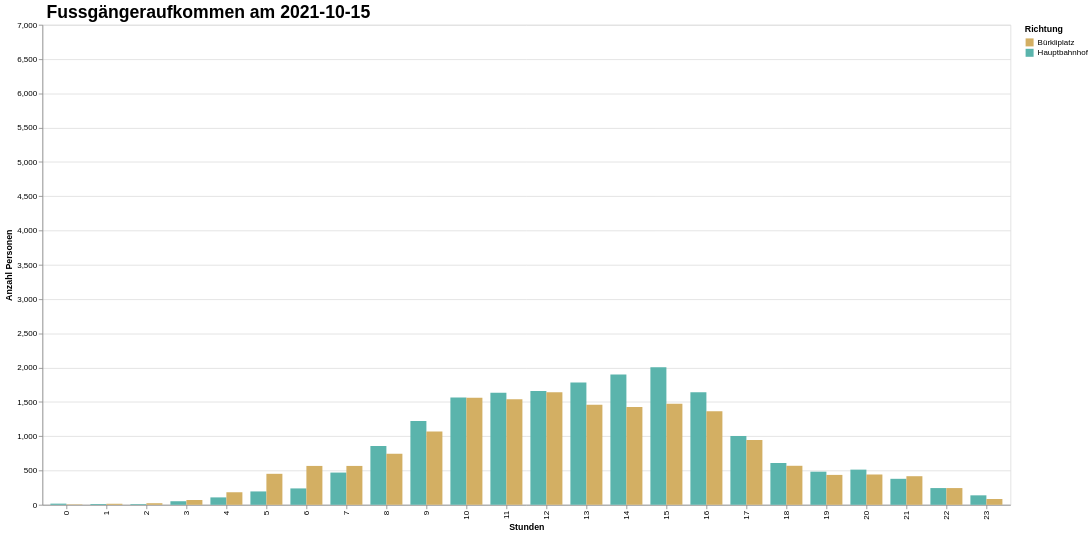

Notebook source saved alongside this figure:
### Code cell
import altair as alt
import pandas as pd
import numpy as np

# Datensatz laden
source_file = "Teildatensatz.json"
data_source = pd.DataFrame(pd.read_json(source_file))

# Attribute auswählen
data_attribute = data_source[[
    "timestamp", "location_id", "location_name",
    "ltr_label", "rtl_label",
    "weather_condition", "temperature",
    "pedestrians_count",
    "adult_ltr_pedestrians_count", "adult_rtl_pedestrians_count",
    "child_ltr_pedestrians_count", "child_rtl_pedestrians_count",
    "year", "month", "day"
]]

# Stunde und Datum erzeugen
data_attribute["Stunde"] = data_attribute["timestamp"].dt.hour
data_attribute["Datum"] = data_attribute["timestamp"].dt.strftime("%Y%m%d")

# nur Erwachsene verwenden
data_attribute["ltr_ped_count"] = data_attribute["adult_ltr_pedestrians_count"]
data_attribute["rtl_ped_count"] = data_attribute["adult_rtl_pedestrians_count"]

# Standort filtern
loc_id = 329
data_filtered = data_attribute[data_attribute["location_id"] == loc_id]

# Wide -> Long
data_richtung = data_filtered.melt(
    id_vars=["Stunde", "Datum", "location_name", "location_id", "ltr_label", "rtl_label"],
    value_vars=["ltr_ped_count", "rtl_ped_count"],
    var_name="Richtung",
    value_name="Anzahl"
)

# Richtung_Label aus ltr_label / rtl_label ableiten
data_richtung["Richtung_Label"] = np.where(
    data_richtung["Richtung"] == "ltr_ped_count",
    data_richtung["ltr_label"],
    data_richtung["rtl_label"]
)

# Datum indizieren für den Slider
source = data_richtung.copy()
unique_dates = sorted(source["Datum"].unique().tolist())
date_index_map = {d: i for i, d in enumerate(unique_dates)}
source["date_idx"] = source["Datum"].map(date_index_map)

# Slider als param
slider = alt.binding_range(
    min=0,
    max=len(unique_dates) - 1,
    step=1,
    name="Datum: "
)

idx_param = alt.param(name="date_idx", value=0, bind=slider)

# Chart definieren
bars = alt.Chart(source).mark_bar().encode(
    x=alt.X("Stunde:O", title="Stunden"),
    xOffset="Richtung:N",
    y=alt.Y("Anzahl:Q", title="Anzahl Personen",
            scale=alt.Scale(domain=[0, 7000])),
    color=alt.Color(
        "Richtung_Label:N",
        title="Richtung",
        scale=alt.Scale(range=["#D3AF63", "#5AB4AC"])
    ),
    tooltip=[
        "Datum:O",
        "Stunde:O",
        "Richtung_Label:N",
        "Anzahl:Q"
    ]
).add_params(
    idx_param
).transform_filter(
    "datum.date_idx == date_idx"   # param-Filter
)

source["Datum"] = data_attribute["timestamp"].dt.strftime("%Y-%m-%d")

title_text = (
    alt.Chart(source)
    .transform_filter("datum.date_idx == date_idx")
    .transform_aggregate(Datum="min(Datum)")
    .transform_calculate(Titel="'Fussgängeraufkommen am ' + toString(datum.Datum)")
    .mark_text(
        align="left",
        baseline="top",
        fontSize=22,
        fontWeight="bold",
        dx=5,
        dy=-30   # <- positiv, damit nix abgeschnitten wird
    )
    .encode(
        x=alt.value(0),
        y=alt.value(0),
        text="Titel:N"
    )
)

chart = (bars + title_text).add_params(
    idx_param
).properties(
    width="container",
    height=600
)

chart

### Figure 1 — Vega-Lite specification as saved in the notebook (floating-point values rounded to 4 significant figures; data arrays with more than 128 entries replaced by an {"elided": "..."} marker saying what was removed)
{"config": {"view": {"continuousWidth": 300, "continuousHeight": 300}}, "layer": [{"mark": {"type": "bar"}, "encoding": {"color": {"field": "Richtung_Label", "scale": {"range": ["#D3AF63", "#5AB4AC"]}, "title": "Richtung", "type": "nominal"}, "tooltip": [{"field": "Datum", "type": "ordinal"}, {"field": "Stunde", "type": "ordinal"}, {"field": "Richtung_Label", "type": "nominal"}, {"field": "Anzahl", "type": "quantitative"}], "x": {"field": "Stunde", "title": "Stunden", "type": "ordinal"}, "xOffset": {"field": "Richtung", "type": "nominal"}, "y": {"field": "Anzahl", "scale": {"domain": [0, 7000]}, "title": "Anzahl Personen", "type": "quantitative"}}, "transform": [{"filter": "datum.date_idx == date_idx"}]}, {"mark": {"type": "text", "align": "left", "baseline": "top", "dx": 5, "dy": -25, "fontSize": 22, "fontWeight": "bold"}, "encoding": {"text": {"field": "Titel", "type": "nominal"}, "x": {"value": 0}, "y": {"value": 0}}, "transform": [{"filter": "datum.date_idx == date_idx"}, {"aggregate": [{"op": "min", "field": "Datum", "as": "Datum"}]}, {"calculate": "'Fussgängeraufkommen am ' + toString(datum.Datum)", "as": "Titel"}]}], "data": {"name": "data-0e2e6d87949308f041828f42f3bc695d"}, "height": 600, "params": [{"name": "date_idx", "bind": {"input": "range", "max": 15, "min": 0, "name": "Datum: ", "step": 1}, "value": 0}], "width": "container", "$schema": "https://vega.github.io/schema/vega-lite/v5.20.1.json", "datasets": {"data-0e2e6d87949308f041828f42f3bc695d": {"elided": "768 records"}}}
